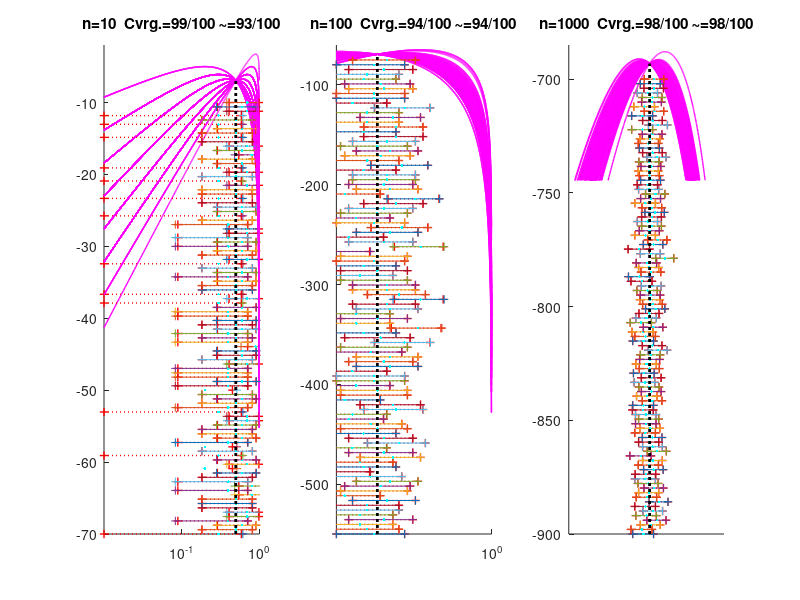

Recreate this plot in MATLAB.
clf;%clear any figures
rand('twister',736343); % initialize the Uniform(0,1) Sampler
N = 3; % 10^N is the maximum number of samples from RV
J = 100; % number of Replications for each n
u = rand(J,10^N); % generate 10X10^N samples from Uniform(0,1) RV U
p=0.5; % set p for the Bernoulli(p) trials
PS=[0:0.001:1]; % sample some values for p on [0,1] to plot likelihood
for i=1:N
    if(i==1) Pmin=0.; Pmax=1.0; Ymin=-70; Ymax=-10; Y=linspace(Ymin,Ymax,J); end
    if(i==2) Pmin=0.; Pmax=1.0; Ymin=-550; Ymax=-75; Y=linspace(Ymin,Ymax,J); end
    if(i==3) Pmin=0.3; Pmax=0.8; Ymin=-900; Ymax=-700; Y=linspace(Ymin,Ymax,J); end
    n=10^i;% n= sample size, ie, number of Bernoulli trials
    subplot(1,N,i)
    if(i==1) axis([Pmin Pmax Ymin -2]); end
    if(i==2) axis([Pmin Pmax Ymin -60]); end
    if(i==3) axis([Pmin Pmax Ymin -685]); end
    EmpCovSEhat=0; % track empirical coverage for SEhat
    EmpCovSE=0; % track empirical coverage for exact SE
    for j=1:J
     % transform the Uniform(0,1) samples to n Bernoulli(p) samples
     x=floor(u(j,1:n)+p);
     s = sum(x); % statistic s is the sum of x_i's
     % display the outcomes and their sum
     %display(x) 
     %display(s) 
     MLE=s/n; % Analyticaly MLE is s/n
     se = sqrt((1-p)*p/n); % standard error from known p
     sehat = sqrt((1-MLE)*MLE/n); % estimated standard error from MLE p
     Zalphaby2 = 1.96; % for 95% CI
     if(abs(MLE-p)<=2*sehat) EmpCovSEhat=EmpCovSEhat+1; end
     line([MLE-2*sehat MLE+2*sehat],[Y(j) Y(j)],'Marker','+','LineStyle',':','LineWidth',1,'Color',[1 .0 .0])
     if(abs(MLE-p)<=2*se) EmpCovSE=EmpCovSE+1; end
     line([MLE-2*se MLE+2*se],[Y(j) Y(j)],'Marker','+','LineStyle','-')
     % l is the Log Likelihood of data x as a function of parameter p
     l=@(p)sum(log(p ^ s * (1-p)^(n-s))); 
     hold on; 
     % plot the Log Likelihood function and MLE 
     semilogx(PS,arrayfun(l,PS),'m','LineWidth',1); 
     hold on; plot([MLE],[Y(j)],'.','Color','c'); % plot MLE 
    end
    hold on;
    line([p p], [Ymin, l(p)],'LineStyle',':','Marker','none','Color','k','LineWidth',2)
    %axis([-0.1 1.1]);
    %axis square;
    LabelString=['n=' num2str(n) '  ' 'Cvrg.=' num2str(EmpCovSE) '/' num2str(J) ...
        ' ~=' num2str(EmpCovSEhat) '/' num2str(J)];
    %text(0.75,0.05,LabelString)
    title(LabelString)
    hold off;
end
